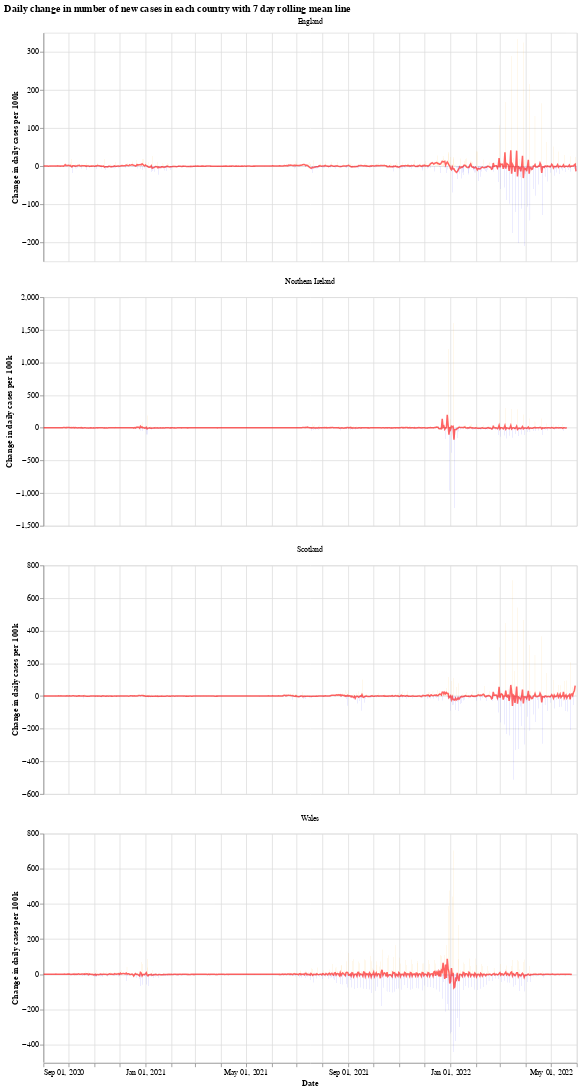

Here is the notebook cell this chart was saved with:
### Markdown cell above
We will use the Python library `Altair` for visualising the data, see the [altair docs](https://altair-viz.github.io/) for more information.

First we have a graph which shows the daily change in the number of new cases for each country. This number jumps up and down all over the place, which is likely due to delay in reporting of new cases over the weekend. Another interesting thing is that it looks like the daily cases in Wales experienced a much shorter period of calm over the summer (calm in the sense of daily cases not jumping up and down).

The orange bars are days when the number of new cases (per 100k population) was more than the previous day, while the blue are days when the number of new cases dropped. The red line is the 7 day moving average. 

When the moving average line is below 0, it means that there is a consistent drop in new cases. We can see this clearly happening around the times that lockdowns were introduced (though, to varying degrees). I will update the graphs soon with a marker of when each lockdown started.

### Code cell
# collapse
import altair as alt

bars = alt.Chart(uk_cases).mark_bar().encode(
    x=alt.X("yearmonthdate(date):T", axis=alt.Axis(title='Date')),
    y=alt.Y("casesChangeRate:Q", axis=alt.Axis(title='Change in daily cases per 100k')),
    tooltip='casesChange',
    color=alt.condition(
        alt.datum.casesChangeRate > 0,
        alt.value("orange"),  # The positive color
        alt.value("blue")  # The negative color
    )
).properties(title='Daily change in number of new cases with 7 day rolling mean',width=700).interactive()

line = alt.Chart(uk_cases).mark_line(
    color='red',
    size=2,
    opacity=0.6
).transform_window(
    rolling_mean='mean(casesChangeRate)',
    frame=[0, 7],
    groupby=['areaName']
).encode(
    x='yearmonthdate(date):T',
    y='rolling_mean:Q'
)

alt.layer(bars, line, data=uk_cases).facet(alt.Column(
    'areaName', title=''), columns=1).resolve_scale(y='independent').properties(title='Daily change in number of new cases in each country with 7 day rolling mean line')

### Figure 1 — Vega-Lite specification as saved in the notebook (floating-point values rounded to 4 significant figures; data arrays with more than 128 entries replaced by an {"elided": "..."} marker saying what was removed)
{"config": {"view": {"continuousWidth": 400, "continuousHeight": 300}}, "data": {"name": "data-2f93b7ab1b2422719d087926c0acd5e2"}, "facet": {"type": "nominal", "field": "areaName", "title": ""}, "spec": {"layer": [{"mark": "bar", "encoding": {"color": {"condition": {"value": "orange", "test": "(datum.casesChangeRate > 0)"}, "value": "blue"}, "tooltip": {"type": "quantitative", "field": "casesChange"}, "x": {"type": "temporal", "axis": {"title": "Date"}, "field": "date", "timeUnit": "yearmonthdate"}, "y": {"type": "quantitative", "axis": {"title": "Change in daily cases per 100k"}, "field": "casesChangeRate"}}, "selection": {"selector001": {"type": "interval", "bind": "scales", "encodings": ["x", "y"]}}, "title": "Daily change in number of new cases with 7 day rolling mean", "width": 700}, {"mark": {"type": "line", "color": "red", "opacity": 0.6, "size": 2}, "encoding": {"x": {"type": "temporal", "field": "date", "timeUnit": "yearmonthdate"}, "y": {"type": "quantitative", "field": "rolling_mean"}}, "transform": [{"window": [{"op": "mean", "field": "casesChangeRate", "as": "rolling_mean"}], "frame": [0, 7], "groupby": ["areaName"]}]}]}, "columns": 1, "resolve": {"scale": {"y": "independent"}}, "title": "Daily change in number of new cases in each country with 7 day rolling mean line", "$schema": "https://vega.github.io/schema/vega-lite/v4.8.1.json", "datasets": {"data-2f93b7ab1b2422719d087926c0acd5e2": {"elided": "2535 records"}}}
